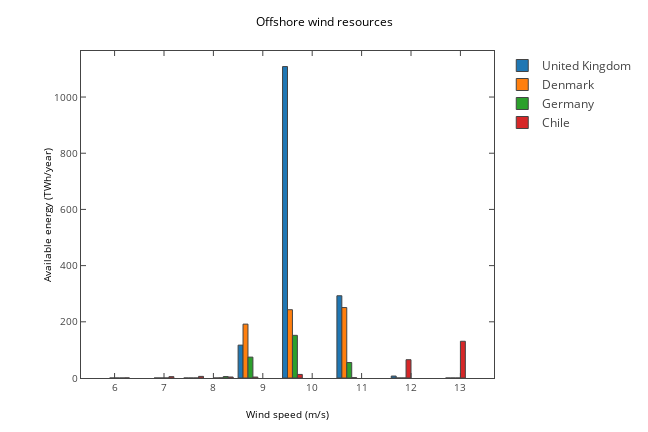

The code cell stored with this chart in its notebook:
### Code cell
mpl_fig = plt.figure(figsize=(9, 6))
ax = mpl_fig.add_subplot(111)
x = [class2speed[i] for i in wind_res2[countries[0]].keys()]

for i, country in enumerate(countries):
    y = wind_res2[country].values()
    ax.bar(x, y, width=0.8)
ax.set_ylabel('Available energy (TWh/year)')
ax.set_xlabel('Wind speed (m/s)')
ax.set_title('Offshore wind resources')
#ax.set_yscale('log')
plotly_fig = tls.mpl_to_plotly(mpl_fig)
for i, e in enumerate(plotly_fig['data']):
    e['name'] = countries[i]
plotly_fig["layout"]["showlegend"] = True
plotly_fig["layout"]['hovermode'] = 'x'
iplot(plotly_fig, filename='ofs3')

### Figure 1 — Plotly figure (JSON) as saved in the notebook; plotly's stock layout.template omitted (floating-point values rounded to 4 significant figures)
{"data": [{"marker": {"color": "#1F77B4", "line": {"width": 1}}, "name": "United Kingdom", "opacity": 1, "orientation": "v", "type": "bar", "uid": "a3b45f58-3976-11e9-8a50-b00594f12df5", "x": [6.1, 7, 7.6, 8.2, 8.7, 9.6, 10.7, 11.8, 12.9], "xaxis": "x", "y": [0, 0, 0, 0, 116.9, 1108.0, 292.7, 6.941, 0], "yaxis": "y"}, {"marker": {"color": "#FF7F0E", "line": {"width": 1}}, "name": "Denmark", "opacity": 1, "orientation": "v", "type": "bar", "uid": "a3b7e1c8-3976-11e9-8c39-b00594f12df5", "x": [6.1, 7, 7.6, 8.2, 8.7, 9.6, 10.7, 11.8, 12.9], "xaxis": "x", "y": [0, 0, 0, 0.4586, 191.7, 243.1, 250.7, 0, 0], "yaxis": "y"}, {"marker": {"color": "#2CA02C", "line": {"width": 1}}, "name": "Germany", "opacity": 1, "orientation": "v", "type": "bar", "uid": "a3bb3d08-3976-11e9-8f78-b00594f12df5", "x": [6.1, 7, 7.6, 8.2, 8.7, 9.6, 10.7, 11.8, 12.9], "xaxis": "x", "y": [0, 0, 0, 5.089, 74.31, 151.9, 55.03, 0, 0], "yaxis": "y"}, {"marker": {"color": "#D62728", "line": {"width": 1}}, "name": "Chile", "opacity": 1, "orientation": "v", "type": "bar", "uid": "a3beaeae-3976-11e9-8f94-b00594f12df5", "x": [6.1, 7, 7.6, 8.2, 8.7, 9.6, 10.7, 11.8, 12.9], "xaxis": "x", "y": [0.432, 4.767, 5.725, 3.558, 3.341, 12.72, 1.241, 65.11, 130.8], "yaxis": "y"}], "layout": {"autosize": false, "height": 432, "hovermode": "x", "margin": {"b": 54, "l": 81, "pad": 0, "r": 64, "t": 51}, "showlegend": true, "title": {"font": {"color": "#000000", "size": 12}, "text": "Offshore wind resources"}, "width": 648, "xaxis": {"anchor": "y", "domain": [0, 1], "mirror": "ticks", "nticks": 10, "range": [5.32, 13.68], "showgrid": false, "showline": true, "side": "bottom", "tickfont": {"size": 10}, "ticks": "inside", "title": {"font": {"color": "#000000", "size": 10}, "text": "Wind speed (m/s)"}, "type": "linear", "zeroline": false}, "yaxis": {"anchor": "x", "domain": [0, 1], "mirror": "ticks", "nticks": 7, "range": [0, 1164.0], "showgrid": false, "showline": true, "side": "left", "tickfont": {"size": 10}, "ticks": "inside", "title": {"font": {"color": "#000000", "size": 10}, "text": "Available energy (TWh/year)"}, "type": "linear", "zeroline": false}}}
